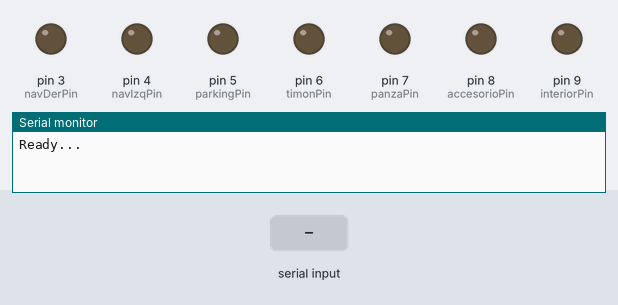
The sketch below on a simulated Arduino Uno, built with avr-gcc and run on an emulated ATmega328P. Parts: output pins drawn as LEDs (lit = HIGH), the last lines printed to the serial monitor. The test bench sets the inputs (shaded band).

Above: at 1.2 s.
1.3 s: "navegation on\n" received over the second serial link
At 1.75 s:
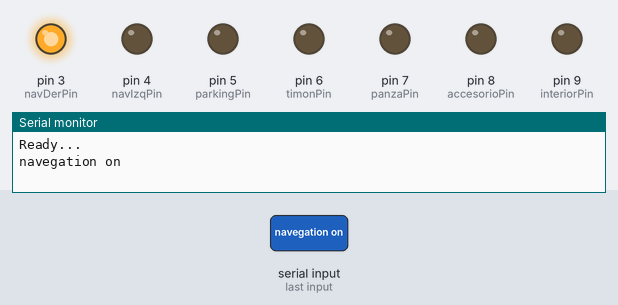
At 2.3 s:
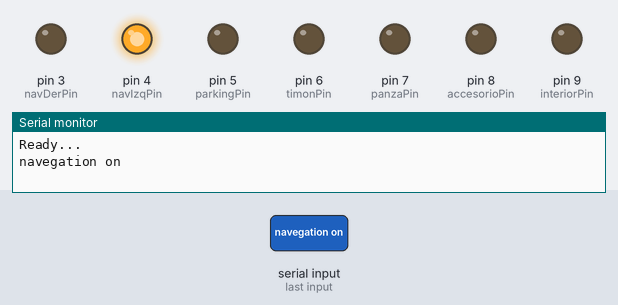
Timing chart, 0 to 10.3 s (numbered marks = the images above; inputs shaded):
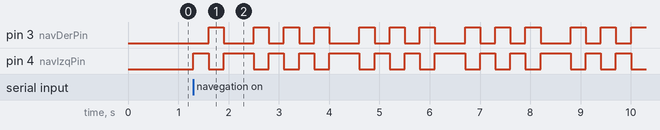

The sketch:

CessnaControlBT.ino
```cpp
/*
    Programa: Control BT para el control de luces de Cessna

    Una vez conectado el HC-06 (PIN 1234) el control responde a las siguientes ordenes:
    Si acciono una combinación de luces, puedo desconectarme y el control continúa solo

    parking on        Luz fija de parking
    parking off
    navegation on     Luces de las alas secuencial
    navegation off
    timon on          Luz de cola secuencial
    timon off
    interior on       Luz interna de la cabina
    interior off
    panza on          Luz de panza del avión
    panza off
    stop all          Apaga todo
    start all         Prende todo

    Autor:    Diego Fernández Sanz
    Fecha:    06/11/2016
*/

#include <SoftwareSerial.h>     //Librería que permite establecer comunicación serie en otros pins
#define RxD 10
#define TxD 11


char dato;            //Caracter que va guardando lo que entra vía BT
char cadena[255];     //Creamos un array de caracteres de 256 posiciones
int  i=0;             //Tamaño actual del array
int  alternaluces=0;  //Ciclo de 4 tiempos para alternar las luces de navegación

int  navDerPin=3;     //PIN Luz de Navegacion DERECHA
int  navIzqPin=4;     //PIN Luz de Navegacion IZQUIERDA
int  parkingPin=5;    //PIN Luz de Parking
int  timonPin=6;      //PIN Luz de Timón
int  panzaPin=7;      //PIN Luz de panza
int  accesorioPin=8;  //PIN Accesorio
int  interiorPin=9;   //PIN Luz de interior

int  navegaSta=0;     //Estado de luces de navegación
int  parkingSta=0;    //Estado de luces de Parking
int  timonSta=0;      //Estado de la luz del timon
int  interiorSta=0;   //Estado de la luz de interior de cabina
int  panzaSta=0;      //Estado de la luz de panza del avión
int  accesorioSta=0;  //Estado del accesorio

// Nueva instancia del objeto BlueTooth
SoftwareSerial BT(TxD, RxD);


void setup()
{
  pinMode(parkingPin,OUTPUT);
  pinMode(navDerPin,OUTPUT);
  pinMode(navIzqPin,OUTPUT);
  pinMode(timonPin,OUTPUT);
  pinMode(interiorPin,OUTPUT);
  pinMode(panzaPin,OUTPUT);
  pinMode(accesorioPin,OUTPUT);


  BT.begin(9600);
  Serial.begin(9600);

  Serial.println("Ready...");
  BT.print("Ready..\n\n");

}


void loop()
{
  // Mientras tenga caracteres entrando por la comunicación BT
  if (BT.available())
  {
    dato=BT.read();       //Guarda los datos carácter a carácter en la variable "dato"
    cadena[i++]=dato;     //Vamos colocando cada carácter recibido en el array "cadena"

    // Manejo de últimos estados cada vez que cierra un mensaje
    //
    if(dato == '\n')
    {
      Serial.print(cadena);

      if(strstr(cadena,"parking on")!=0)
      {
        parkingSta = 1;
      }
      if(strstr(cadena,"parking off")!=0)
      {
        parkingSta = 0;
      }


      if(strstr(cadena,"interior on")!=0)
      {
        interiorSta = 1;
      }
      if(strstr(cadena,"interior off")!=0)
      {
        interiorSta = 0;
      }


      if(strstr(cadena,"accesorio on")!=0)
      {
        accesorioSta = 1;
      }
      if(strstr(cadena,"accesorio off")!=0)
      {
        accesorioSta = 0;
      }


      if(strstr(cadena,"navegation on")!=0)
      {
        navegaSta = 1;
      }
      if(strstr(cadena,"navegation off")!=0)
      {
        navegaSta = 0;
      }

      if(strstr(cadena,"timon on")!=0)
      {
        timonSta = 1;
      }
      if(strstr(cadena,"timon off")!=0)
      {
        timonSta = 0;
      }


      if(strstr(cadena,"panza on")!=0)
      {
        panzaSta = 1;
      }
      if(strstr(cadena,"panza off")!=0)
      {
        panzaSta = 0;
      }


      if(strstr(cadena,"stop all")!=0)
      {
        timonSta   = 0;
        navegaSta  = 0;
        parkingSta = 0;
        interiorSta = 0;
        panzaSta = 0;
        accesorioSta = 0;
      }

      if(strstr(cadena,"start all")!=0)
      {
        timonSta   = 1;
        navegaSta  = 1;
        parkingSta = 1;
        interiorSta = 1;
        panzaSta = 1;
        accesorioSta = 1;
      }

      clean();
    }
  }


  // Secuanciador de Luces
  //

  // Luces de Parking
  if(parkingSta==1)
  {
    digitalWrite(parkingPin,HIGH);
  }
  else
  {
    digitalWrite(parkingPin,LOW);
  }

  // Luces de Interior
  if(interiorSta==1)
  {
    digitalWrite(interiorPin,HIGH);
  }
  else
  {
    digitalWrite(interiorPin,LOW);
  }


  // Accesorio
  if(accesorioSta==1)
  {
    digitalWrite(accesorioPin,HIGH);
  }
  else
  {
    digitalWrite(accesorioPin,LOW);
  }

  // Luces de Navegación
  if(navegaSta==1)
  {
    if (alternaluces==0 || alternaluces==2 || alternaluces==4)
    {
      digitalWrite(navDerPin,HIGH);
      digitalWrite(navIzqPin,LOW);
    }
    if (alternaluces==1 || alternaluces==3 || alternaluces==5)
    {
      digitalWrite(navDerPin,LOW);
      digitalWrite(navIzqPin,HIGH);
    }
    delay(300);
  }
  else
  {
    digitalWrite(navDerPin,LOW);
    digitalWrite(navIzqPin,LOW);
  }

  // Luces de Timon
  if(timonSta==1)
  {
    if (alternaluces==0 || alternaluces==2 || alternaluces==4)
    {
      digitalWrite(timonPin,HIGH);
    }
    if (alternaluces==1 || alternaluces==3 || alternaluces==5)
    {
      digitalWrite(timonPin,LOW);
    }
    delay(300);
  }
  else
  {
    digitalWrite(timonPin,LOW);
  }


  // Luces de Panza
  if(panzaSta==1)
  {
    if (alternaluces==1 || alternaluces==3 || alternaluces==5)
    {
      digitalWrite(panzaPin,HIGH);
    }
    if (alternaluces==0 || alternaluces==2 || alternaluces==4)
    {
      digitalWrite(panzaPin,LOW);
    }
    delay(300);
  }
  else
  {
    digitalWrite(panzaPin,LOW);
  }


  // Incrementa el secuenciador de luces para dar los efectos de combinación
  if(alternaluces++ > 5)
  {
    alternaluces=0;
  }

}

// Limpia el array
void clean()
{
  for (int cl=0; cl<=i; cl++)
  {
    cadena[cl]=0;
  }
  i=0;
}
```

Measured:
- after the input at 1.3 s, pin 3 (navDerPin): LOW → HIGH after 0.30 s, then repeats every 2.1 s: LOW 0.60 s, 2 × (HIGH 0.30 s, LOW 0.30 s), HIGH 0.30 s; pin 4 (navIzqPin): LOW → HIGH at once, then repeats every 2.1 s: LOW 0.30 s, HIGH 0.60 s, 2 × (LOW 0.30 s, HIGH 0.30 s)
